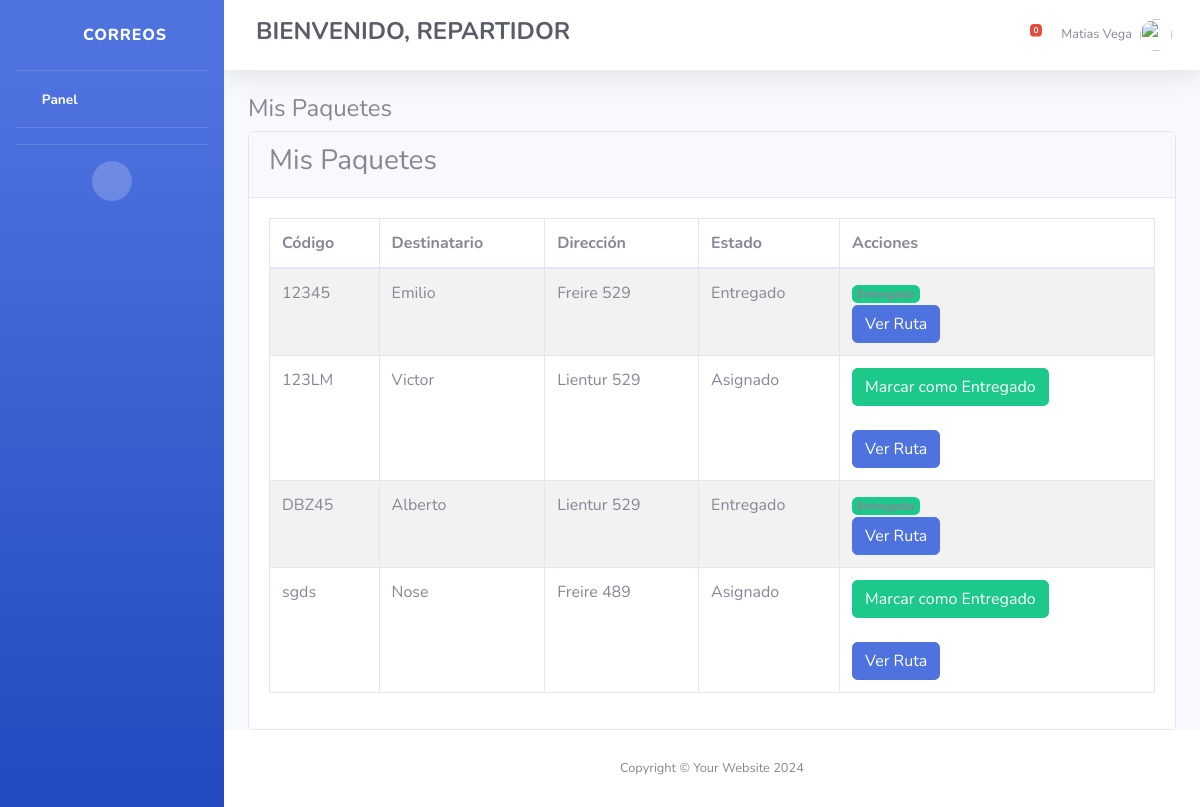
The page /repartidor/ (signed in) on the database its author committed.
### core/models.py (models this page shows, shortened)
class Trabajador(models.Model):
    user = models.OneToOneField(User, on_delete=models.CASCADE, related_name='trabajador')
    nombre = models.CharField(max_length=100)
    apellido = models.CharField(max_length=100)
    rut = models.CharField(max_length=12, unique=True)
    direccion = models.CharField(max_length=255)
    telefono = models.CharField(max_length=15)
    rol = models.CharField(max_length=50, choices=[('jefe', 'Jefe'), ('repartidor', 'Repartidor'), ('recursos_humanos', 'Recursos Humanos'), ('recepcionista', 'Recepcionista')])

class Paquete(models.Model):
    codigo = models.CharField(max_length=100)
    destinatario = models.CharField(max_length=100)
    direccion = models.CharField(max_length=200)
    estado = models.CharField(max_length=50)
    repartidor = models.ForeignKey(Trabajador, null=True, blank=True, on_delete=models.SET_NULL)

### core/views.py (the view)
# urls.py: path('repartidor/', views.repartidor_dashboard, name='repartidor_dashboard'),
@login_required
def repartidor_dashboard(request):
    paquetes = Paquete.objects.filter(repartidor=request.user.trabajador)
    notificaciones_activas = request.user.trabajador.notificaciones.filter(activo=True)
    return render(request, 'core/repartidor.html', {
        'paquetes': paquetes,
        'notificaciones_activas': notificaciones_activas,  # Pasamos las notificaciones activas
        'contador_notificaciones': notificaciones_activas.count(),  # Contador de notificaciones
    })

### core/templates/core/repartidor.html (shortened to what this page needs)
{% load static %}
<!DOCTYPE html>
<html lang="en">
<head>
    <link href="{% static 'core/vendor/fontawesome-free/css/all.min.css' %}" rel="stylesheet" type="text/css">
    <link href="https://cdn.jsdelivr.net/npm/font-awesome/css/font-awesome.min.css" rel="stylesheet">
    <link href="{% static 'core/css/sb-admin-2.min.css' %}" rel="stylesheet">
</head>
<body id="page-top">
    <div id="wrapper">
        <ul class="navbar-nav bg-gradient-primary sidebar sidebar-dark accordion" id="accordionSidebar">
            <a class="sidebar-brand d-flex align-items-center justify-content-center" href="#">
                <div class="sidebar-brand-icon rotate-n-15">
                    <i class="fas fa-envelope"></i>
                </div>
                <div class="sidebar-brand-text mx-3">Correos</div>
            </a>
            <hr class="sidebar-divider my-0">
            <li class="nav-item active">
                <a class="nav-link">
                    <i class="fas fa-fw fa-tachometer-alt"></i>
                    <span>Panel</span></a>
            </li>
            <hr class="sidebar-divider">
            <hr class="sidebar-divider d-none d-md-block">
            <div class="text-center d-none d-md-inline">
                <button class="rounded-circle border-0" id="sidebarToggle"></button>
            </div>
        </ul>
        <div id="content-wrapper" class="d-flex flex-column">
            <div id="content">
                <nav class="navbar navbar-expand navbar-light bg-white topbar mb-4 static-top shadow">
                    <div class="d-none d-sm-inline-block form-inline mr-auto ml-md-3 my-2 my-md-0 mw-100 navbar-search">
                        <div class="input-group">
                            <h4 class="text-dark font-weight-bold">BIENVENIDO, {{ request.user.trabajador.rol|upper }}</h4>
                        </div>
                    </div>
                    <ul class="navbar-nav ml-auto">
                        <li class="nav-item dropdown no-arrow mx-1">
                            <a class="nav-link dropdown-toggle" href="#" id="alertsDropdown" role="button"
                               data-toggle="dropdown" aria-haspopup="true" aria-expanded="false">
                                <i class="fas fa-bell fa-fw"></i>
                                <span class="badge badge-danger badge-counter">{{ contador_notificaciones }}</span>
                            </a>
                        </li>
                        <li class="nav-item dropdown no-arrow">
                            <a class="nav-link dropdown-toggle" href="#" id="userDropdown" role="button"
                               data-toggle="dropdown" aria-haspopup="true" aria-expanded="false">
                                <span class="mr-2 d-none d-lg-inline text-gray-600 small">{{ request.user.trabajador.nombre }} {{ request.user.trabajador.apellido }}</span>
                                <img class="img-profile rounded-circle" src="{% static 'core/images/undraw_profile.svg' %}">
                            </a>
                        </li>
                    </ul>
                </nav>
                <div class="container-fluid">
                    <h4>Mis Paquetes</h4>
                    <div class="card">
                        <div class="card-header">
                            <h3>Mis Paquetes</h3>
                        </div>
                        <div class="card-body">
                            <table class="table table-bordered table-striped" id="paquetes-table">
                                <thead>
                                    <tr>
                                        <th>Código</th>
                                        <th>Destinatario</th>
                                        <th>Dirección</th>
                                        <th>Estado</th>
                                        <th>Acciones</th>
                                    </tr>
                                </thead>
                                <tbody>
                                    {% for paquete in paquetes %}
                                    <tr>
                                        <td>{{ paquete.codigo }}</td>
                                        <td>{{ paquete.destinatario }}</td>
                                        <td>{{ paquete.direccion }}</td>
                                        <td>{{ paquete.estado }}</td>
                                        <td>
                                            {% if paquete.estado != 'Entregado' %}
                                                <form action="{% url 'actualizar_estado_paquete' paquete.id %}" method="POST">
                                                    <button type="submit" class="btn btn-success">Marcar como Entregado</button>
                                                </form>
                                            {% else %}
                                                <span class="badge bg-success">Entregado</span>
                                            {% endif %}
                                            <br>
                                            <a href="https://www.google.com/maps/dir/?api=1&origin={{ user.trabajador.direccion }}&destination={{ paquete.direccion }}" class="btn btn-primary" target="_blank">Ver Ruta</a>
                                        </td>
                                    </tr>
                                    {% endfor %}
                                </tbody>
                            </table>
                        </div>
                    </div>
                </div>
                <footer class="sticky-footer bg-white">
                    <div class="container my-auto">
                        <div class="copyright text-center my-auto">
                            <span>Copyright &copy; Your Website 2024</span>
                        </div>
                    </div>
                </footer>
            </div>
        </div>
    </div>
</body>
</html>

### rows shown on the page
Paquete: codigo "12345", destinatario "Emilio", direccion "Freire 529", estado "Entregado"
Paquete: codigo "123LM", destinatario "Victor", direccion "Lientur 529", estado "Asignado", shows "Marcar como Entregado"
Paquete: codigo "DBZ45", destinatario "Alberto", direccion "Lientur 529", estado "Entregado"
Paquete: codigo "sgds", destinatario "Nose", direccion "Freire 489", estado "Asignado", shows "Marcar como Entregado"

### other values the page prints
{{ request.user.trabajador.rol|upper }} "REPARTIDOR"
{{ contador_notificaciones }} "0"
{{ request.user.trabajador.nombre }} "Matias"
{{ request.user.trabajador.apellido }} "Vega"
